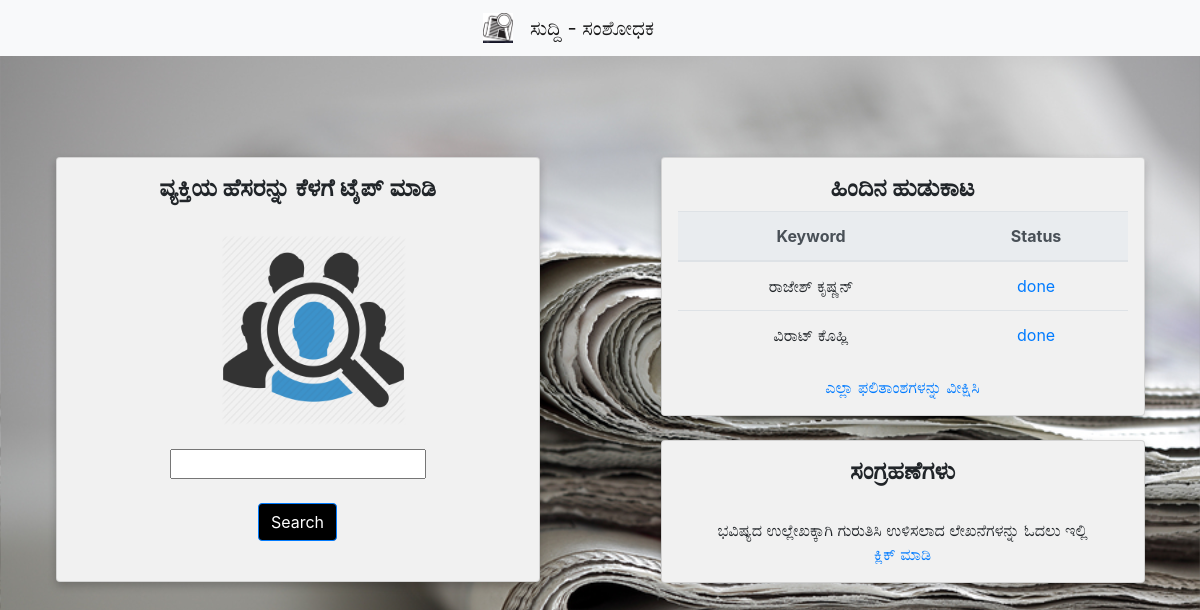
The page / on the database its author committed.
### main/models.py (models this page shows, shortened)
class EntryItem(models.Model):
    unique_id = models.CharField(primary_key = True, max_length=100)
    task_id = models.CharField(max_length=100)
    keyword = models.CharField(max_length=40)
    status = models.CharField(max_length=10)
    date = models.DateTimeField(default = timezone.now)
    class Meta:
        ordering = ["-date"]

### main/views.py (the view, shortened to what this page needs)
# urls.py: 2. Add a URL to urlpatterns:  path('', Home.as_view(), name='home')
def Home(request):
    form = EntryItemForm(request.POST or None)
    objects = EntryItem.objects.all()
    objectlist = [objects[0], objects[1]]
    return render(request, 'main/home.html', {'form': form, 'objectlist':objectlist})

### main/forms.py
class EntryItemForm(ModelForm):
    keyword = forms.CharField(label='')
    class Meta:
        model = EntryItem
        fields = ("keyword",)

### main/templates/main/home.html (shortened to what this page needs)
{% extends 'main/base.html' %}
{% block content %}
{% load static %}
<div class="row">
    <div class="column">
        <div class="card">
            <h4 style="text-align:center;" data-toggle="tooltip" data-placement="top" title="Type the name of the person"><b>ವ್ಯಕ್ತಿಯ ಹೆಸರನ್ನು ಕೆಳಗೆ ಟೈಪ್ ಮಾಡಿ</b></h4>
            <br>
            <img src="{% static 'images/people_icon.jpg' %}"  alt="Avatar" style="width:185px; height:190px; margin-left:33%">
            <br>
            <form method="POST" style="text-align:center">
                {{ form }}
                <br><br>
                <input type="submit" class="btn btn-primary" style="background-color: black" value="Search">
            </form>
            <br>
        </div>
    </div>
    <div class="column">
        <div class="card">
            <h4 style="text-align:center;" data-toggle="tooltip" data-placement="top" title="Latest Search"><b>ಹಿಂದಿನ ಹುಡುಕಾಟ</b></h4>
            <table class='table align-items-center table-flush'>
                    <thead class='thead-light'>
                        <tr>
                            <th>Keyword</th>
                            <th>Status</th>
                        </tr>
                    </thead>
                    <tbody>
                        {% for item in objectlist %}
                        <tr>
                            <td>{{ item.keyword }}</td>
                            {% if item.status == "done" %}
                                <td><a href="{% url 'main:list' pk=item.unique_id %}">{{ item.status }}</a></td>
                            {% endif %}
                        </tr>
                        {% endfor %}
                    </tbody>
                </table>
                <a href="{% url 'main:history' %}" style="margin-right: 0%"> ಎಲ್ಲಾ ಫಲಿತಾಂಶಗಳನ್ನು ವೀಕ್ಷಿಸಿ </a>
        </div>
        <br>
        <div class="card">
                <h4 style="text-align:center;" data-toggle="tooltip" data-placement="top" title="Bookmarks"><b>ಸಂಗ್ರಹಣೆಗಳು</b></h4>
                <br>
                ಭವಿಷ್ಯದ ಉಲ್ಲೇಖಕ್ಕಾಗಿ ಗುರುತಿಸಿ ಉಳಿಸಲಾದ ಲೇಖನೆಗಳನ್ನು ಓದಲು ಇಲ್ಲಿ
                <br>
                <a href="#">ಕ್ಲಿಕ್ ಮಾಡಿ</a>
            </div>
    </div>
</div>
{% endblock content %}

### static/css/stylemain.css (style rules this page uses)
body { background-color:black; }

### main/templates/main/base.html (style rules this page uses)
* { box-sizing: border-box; }
.column { float: left; width: 50%; padding: 13% 5%; }
.row { margin: 0 -5px; }
.row:after { content: ""; display: table; clear: both; }
.card { box-shadow: 0 4px 8px 0 rgba(0, 0, 0, 0.2); padding: 16px; text-align: center; background-color: #f1f1f1; }

### rows shown on the page
EntryItem: keyword "ರಾಜೇಶ್ ಕೃಷ್ಣನ್", status "done"
EntryItem: keyword "ವಿರಾಟ್ ಕೊಹ್ಲಿ", status "done"
